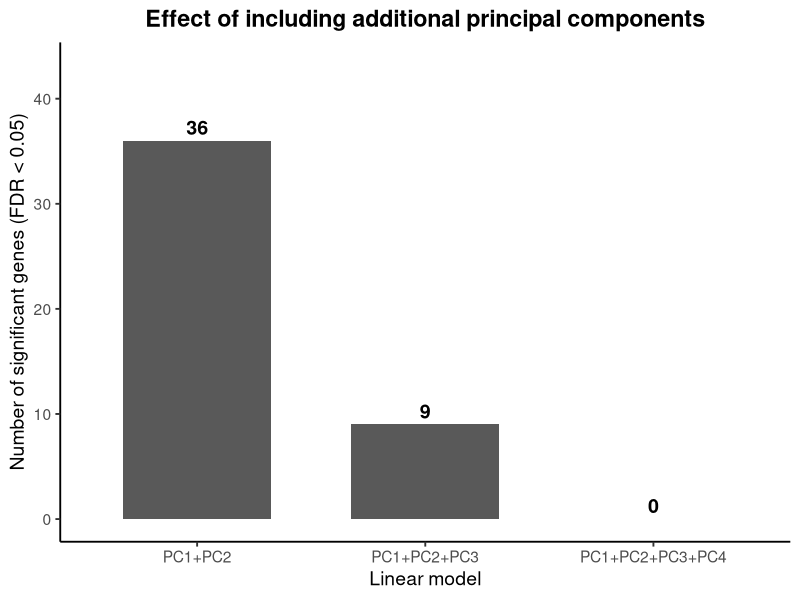

Here is the R script that generated this plot:
#!/usr/bin/env Rscript

############################################################
# Figure S3D – PC sensitivity barplot
#
# Description:
# Generates a supplementary barplot illustrating the effect of
# including additional principal components (PCs) in the linear
# model used for differential expression analysis.
#
# The figure shows how the number of significant genes
# (FDR < 0.05) decreases as more PCs are included, highlighting
# over-adjustment and loss of biological signal.
#
# Inputs:
# Hardcoded summary of sensitivity analysis results:
# - PC1 + PC2            -> 36 genes
# - PC1 + PC2 + PC3      -> 9 genes
# - PC1 + PC2 + PC3 + PC4 -> 0 genes
#
# Outputs:
# - supplementary_pc_sensitivity.png
#
# Usage:
# Rscript FigureS3D_sensitivity_barplot.R \
#   <supplementary_pc_sensitivity.png>
############################################################

suppressPackageStartupMessages({
  library(ggplot2)
})

args <- commandArgs(trailingOnly = TRUE)

if (length(args) < 1) {
  stop(
    "Usage: Rscript FigureS3D_sensitivity_barplot.R ",
    "<supplementary_pc_sensitivity.png>"
  )
}

output_path <- args[1]

out_dir <- dirname(output_path)
if (!dir.exists(out_dir)) {
  dir.create(out_dir, recursive = TRUE, showWarnings = FALSE)
}

# -------------------------
# Data
# -------------------------
df <- data.frame(
  model = c("PC1+PC2", "PC1+PC2+PC3", "PC1+PC2+PC3+PC4"),
  genes = c(36, 9, 0),
  stringsAsFactors = FALSE
)

# -------------------------
# Plot
# -------------------------
p <- ggplot(df, aes(x = model, y = genes)) +
  geom_bar(stat = "identity", width = 0.65) +
  geom_text(aes(label = genes), vjust = -0.4, size = 5, fontface = "bold") +
  expand_limits(y = max(df$genes) * 1.2) +
  theme_classic(base_size = 14) +
  labs(
    title = "Effect of including additional principal components",
    x = "Linear model",
    y = "Number of significant genes (FDR < 0.05)"
  ) +
  theme(
    plot.title = element_text(face = "bold", hjust = 0.5)
  )

# -------------------------
# Save figure
# -------------------------
png(
  filename = output_path,
  width = 1800,
  height = 1200,
  res = 300,
  type = "cairo",
  bg = "white"
)

print(p)
dev.off()

cat("Figure saved to:", output_path, "\n")
